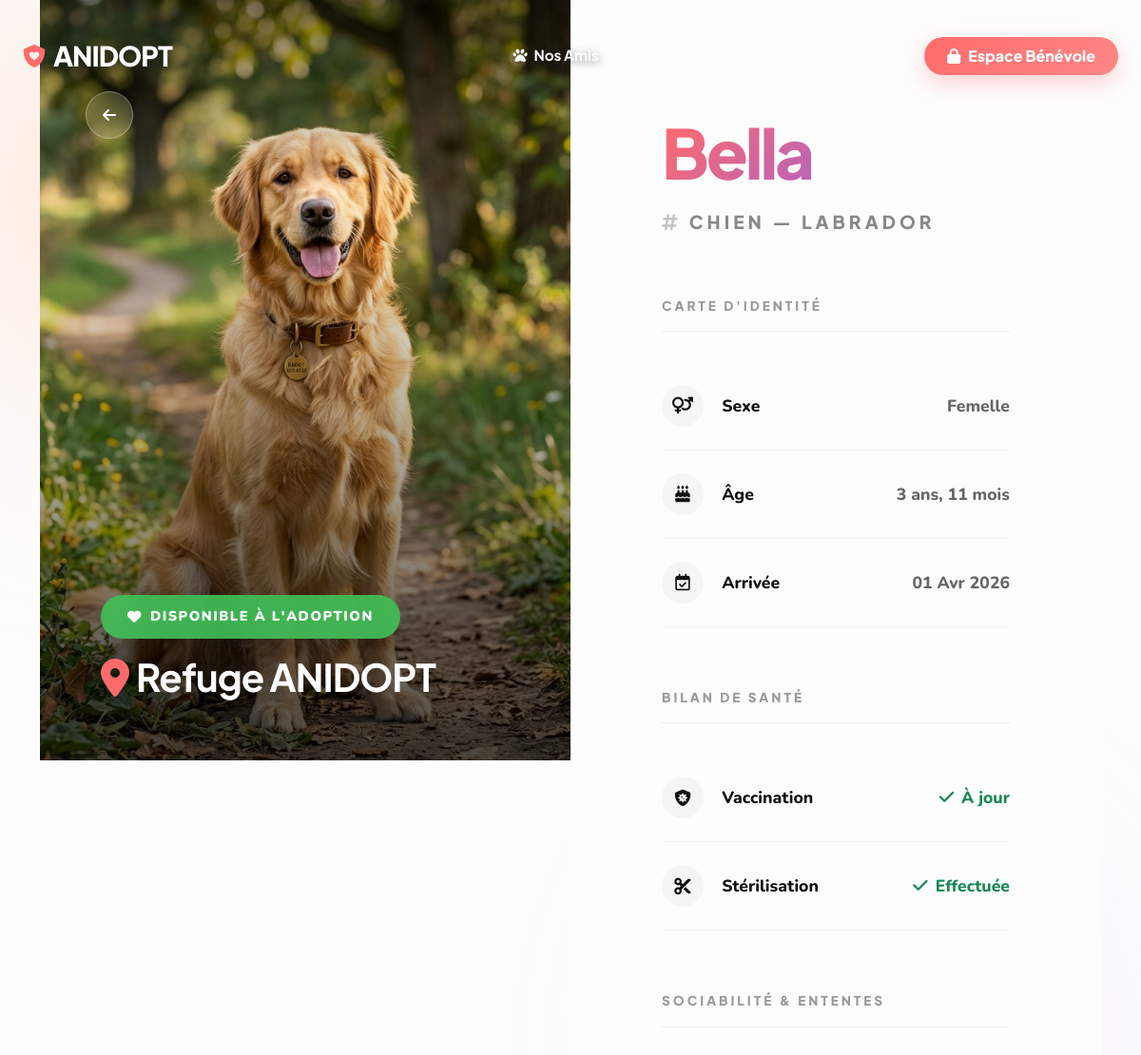
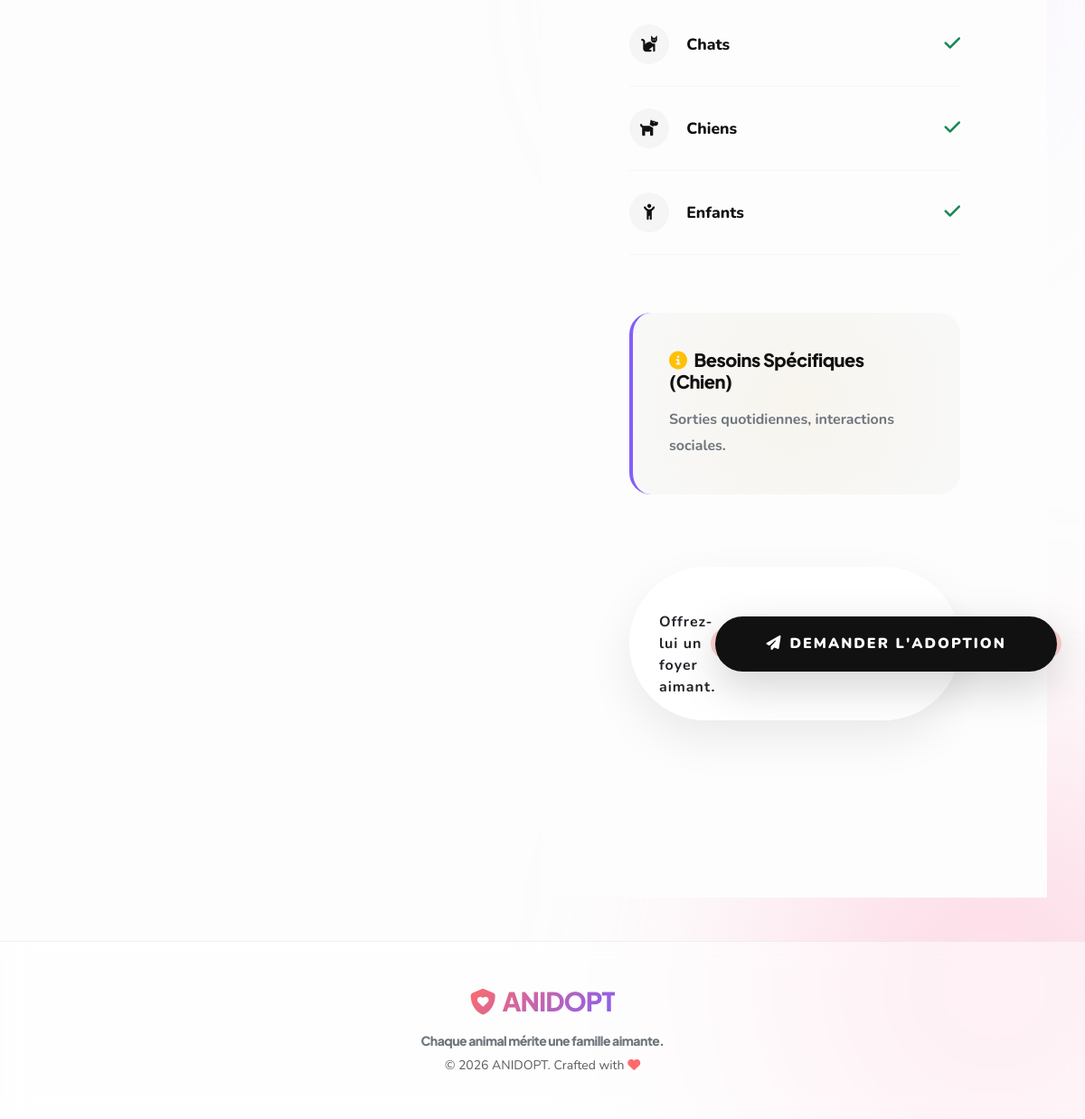
/animal/7/, run on the app's committed database (2 pictures, top to bottom).
### refuge/models.py (models this page shows, shortened)
class Animal(models.Model):
    STATUT_CHOICES = [
        ('Disponible', 'Disponible'),
        ('En soin', 'En soin'),
        ('Adopté', 'Adopté'),
        ('En famille d\'accueil', 'En famille d\'accueil'),
    ]
    SEXE_CHOICES = [
        ('M', 'Mâle'),
        ('F', 'Femelle'),
    ]
    nom = models.CharField(max_length=100, verbose_name="Nom de l'animal")
    espece = models.ForeignKey(Espece, on_delete=models.CASCADE, related_name='animaux', verbose_name="Espèce")
    race = models.CharField(max_length=100, blank=True, verbose_name="Race")
    sexe = models.CharField(max_length=1, choices=SEXE_CHOICES, default='M', verbose_name="Sexe")
    date_naissance_estimee = models.DateField(verbose_name="Date de naissance estimée")
    photo = models.ImageField(upload_to='animaux/', blank=True, null=True, verbose_name="Photo de l'animal")
    vaccine = models.BooleanField(default=False, verbose_name="Vacciné")
    sterilise = models.BooleanField(default=False, verbose_name="Stérilisé")
    compatibilite_chats = models.BooleanField(default=False, verbose_name="Entente Chats")
    compatibilite_chiens = models.BooleanField(default=False, verbose_name="Entente Chiens")
    compatibilite_enfants = models.BooleanField(default=False, verbose_name="Entente Enfants")
    statut = models.CharField(max_length=50, choices=STATUT_CHOICES, default='Disponible', verbose_name="Statut")
    date_arrivee = models.DateField(default=timezone.now, verbose_name="Date d'arrivée")
    class Meta:
        verbose_name_plural = "Animaux"

class Espece(models.Model):
    nom_espece = models.CharField(max_length=100, unique=True, verbose_name="Nom de l'espèce")
    besoins_specifiques = models.TextField(blank=True, verbose_name="Besoins spécifiques")
    def __str__(self):
        return self.nom_espece

### refuge/views.py (the view)
# urls.py: path('animal/<int:pk>/', views.animal_detail, name='animal_detail'),
def animal_detail(request, pk):
    animal = get_object_or_404(Animal, pk=pk)
    return render(request, 'refuge/animal_detail.html', {'animal': animal})

### refuge/templates/refuge/animal_detail.html (shortened to what this page needs)
{% extends 'refuge/base.html' %}
{% block content %}
<div class="editorial-layout">
    <div class="editorial-visual">
        <a href="{% url 'animal_list' %}" class="back-btn-float shadow-lg" title="Retour">
            <i class="fa-solid fa-arrow-left"></i>
        </a>
        {% if animal.photo %}
            <img src="{{ animal.photo.url }}" alt="{{ animal.nom }}" class="editorial-image">
        {% else %}
            <div class="editorial-image d-flex justify-content-center align-items-center" style="background: linear-gradient(135deg, var(--aurora-peach), var(--aurora-lavender));">
                <i class="fa-solid fa-paw" style="font-size: 15rem; color: rgba(255,255,255,0.3);"></i>
            </div>
        {% endif %}
        <div class="editorial-visual-content">
            <div class="mb-3">
                {% if animal.statut == 'Disponible' %}
                    <div class="status-pill status-available"><i class="fa-solid fa-heart me-2"></i>Disponible à l'adoption</div>
                {% elif animal.statut == 'En soin' %}
                    <div class="status-pill status-care"><i class="fa-solid fa-bed me-2"></i>En soin</div>
                {% elif animal.statut == 'Adopté' %}
                    <div class="status-pill status-adopted"><i class="fa-solid fa-house me-2"></i>Adopté</div>
                {% else %}
                    <div class="status-pill status-fa"><i class="fa-solid fa-people-roof me-2"></i>Famille d'accueil</div>
                {% endif %}
            </div>
            <h2 class="fw-bold m-0" style="font-family: 'Plus Jakarta Sans', sans-serif; font-size: 2.5rem; letter-spacing: -1px;">
                <i class="fa-solid fa-location-dot me-2" style="color: var(--primary);"></i>Refuge ANIDOPT
            </h2>
        </div>
    </div>
    <div class="editorial-content">
        <div class="fade-up">
            <h1 class="editorial-title" style="background: linear-gradient(135deg, var(--primary), var(--accent), var(--primary)); background-size: 200% auto; -webkit-background-clip: text; -webkit-text-fill-color: transparent; animation: shine 5s linear infinite; padding-bottom: 10px;">{{ animal.nom }}</h1>
            <span class="editorial-subtitle"><i class="fa-solid fa-hashtag me-2 opacity-50"></i>{{ animal.espece }} {% if animal.race %}— {{ animal.race }}{% endif %}</span>
        </div>
        <div class="info-group fade-up d-1">
            <div class="info-header">Carte d'identité</div>
            <div class="stat-row">
                <div class="stat-label">
                    <div class="stat-icon"><i class="fa-solid fa-venus-mars"></i></div>
                    Sexe
                </div>
                <div class="stat-value">{% if animal.sexe == 'M' %}Mâle{% else %}Femelle{% endif %}</div>
            </div>
            <div class="stat-row">
                <div class="stat-label">
                    <div class="stat-icon"><i class="fa-solid fa-cake-candles"></i></div>
                    Âge
                </div>
                <div class="stat-value">{{ animal.date_naissance_estimee|timesince }}</div>
            </div>
            <div class="stat-row">
                <div class="stat-label">
                    <div class="stat-icon"><i class="fa-regular fa-calendar-check"></i></div>
                    Arrivée
                </div>
                <div class="stat-value">{{ animal.date_arrivee|date:"d M Y" }}</div>
            </div>
        </div>
        <div class="info-group fade-up d-2">
            <div class="info-header">Bilan de Santé</div>
            <div class="stat-row">
                <div class="stat-label">
                    <div class="stat-icon"><i class="fa-solid fa-shield-virus"></i></div>
                    Vaccination
                </div>
                <div class="stat-value">
                    {% if animal.vaccine %}
                        <span class="text-success"><i class="fa-solid fa-check me-2"></i>À jour</span>
                    {% else %}
                        <span class="text-warning"><i class="fa-solid fa-clock me-2"></i>À faire</span>
                    {% endif %}
                </div>
            </div>
            <div class="stat-row">
                <div class="stat-label">
                    <div class="stat-icon"><i class="fa-solid fa-scissors"></i></div>
                    Stérilisation
                </div>
                <div class="stat-value">
                    {% if animal.sterilise %}
                        <span class="text-success"><i class="fa-solid fa-check me-2"></i>Effectuée</span>
                    {% else %}
                        <span class="text-warning"><i class="fa-solid fa-clock me-2"></i>À prévoir</span>
                    {% endif %}
                </div>
            </div>
        </div>
        <div class="info-group fade-up d-3">
            <div class="info-header">Sociabilité & Ententes</div>
            <div class="stat-row">
                <div class="stat-label">
                    <div class="stat-icon"><i class="fa-solid fa-cat"></i></div>
                    Chats
                </div>
                <div class="stat-value">
                    {% if animal.compatibilite_chats %}<i class="fa-solid fa-check text-success fs-5"></i>{% else %}<i class="fa-solid fa-xmark text-muted fs-5"></i>{% endif %}
                </div>
            </div>
            <div class="stat-row">
                <div class="stat-label">
                    <div class="stat-icon"><i class="fa-solid fa-dog"></i></div>
                    Chiens
                </div>
                <div class="stat-value">
                    {% if animal.compatibilite_chiens %}<i class="fa-solid fa-check text-success fs-5"></i>{% else %}<i class="fa-solid fa-xmark text-muted fs-5"></i>{% endif %}
                </div>
            </div>
            <div class="stat-row">
                <div class="stat-label">
                    <div class="stat-icon"><i class="fa-solid fa-child-reaching"></i></div>
                    Enfants
                </div>
                <div class="stat-value">
                    {% if animal.compatibilite_enfants %}<i class="fa-solid fa-check text-success fs-5"></i>{% else %}<i class="fa-solid fa-xmark text-muted fs-5"></i>{% endif %}
                </div>
            </div>
        </div>
        {% if animal.espece.besoins_specifiques %}
        <div class="needs-card fade-up d-3 tilt-card position-relative overflow-hidden" data-tilt data-tilt-max="3" data-tilt-speed="400">
            <div class="bg-blob blob-warning"></div>
            <div style="position: relative; z-index: 1;">
                <h5 class="fw-black mb-3" style="color: #111;"><i class="fa-solid fa-circle-info me-2 text-warning"></i>Besoins Spécifiques ({{ animal.espece.nom_espece }})</h5>
                <p class="mb-0 fw-bold text-secondary" style="line-height: 1.8;">{{ animal.espece.besoins_specifiques }}</p>
            </div>
        </div>
        {% endif %}
        <div class="action-container fade-up d-3 tilt-card" data-tilt data-tilt-max="2" data-tilt-speed="400" data-tilt-perspective="1000">
            <div>
                <p class="mb-0 fw-bold text-dark d-none d-xl-block" style="letter-spacing: 1px;">Offrez-lui un foyer aimant.</p>
            </div>
            <div class="d-flex gap-3 align-items-center">
                <div class="position-relative">
                    <a href="mailto:adoption@anidopt.com?subject=Demande d'adoption pour {{ animal.nom }}" class="btn-editorial position-relative z-1 shadow-lg">
                        <i class="fa-solid fa-paper-plane me-2"></i>Demander l'adoption
                    </a>
                </div>
            </div>
        </div>
        <div style="height: 100px;"></div>
    </div>
</div>
{% endblock content %}

### refuge/static/css/style.css (style rules this page uses)
:root { --bg-base: #FDF8F4; --bg-glass: rgba(255, 255, 255, 0.55); --bg-glass-heavy: rgba(255, 255, 255, 0.72); --aurora-peach: #FFCAB0; --aurora-rose: #FFA9C5; --aurora-lavender: #D5B4FF; --aurora-sky: #A5D8FF; --aurora-mint: #63E6BE; --primary: #FF6B6B; --primary-glow: #FF8787; --primary-light: rgba(255, 107, 107, 0.1); --accent: #845EF7; --accent-light: rgba(132, 94, 247, 0.1); --success: #40C057; --success-light: rgba(64, 192, 87, 0.1); --text-primary: #1A1A2E; --text-secondary: #6B7280; --text-muted: #9CA3AF; --border-glass: rgba(255, 255, 255, 0.9); --shadow-card: 0 8px 32px rgba(0, 0, 0, 0.06); --shadow-hover: 0 20px 48px rgba(255, 107, 107, 0.2); --shadow-float: 0 24px 64px rgba(0, 0, 0, 0.08); --radius-xl: 28px; --radius-lg: 20px; --radius-md: 14px; }
*, *::before, *::after { box-sizing: border-box; }
body { font-family: 'Nunito', sans-serif; background: var(--bg-base); color: var(--text-primary); padding-top: 100px; overflow-x: hidden; min-height: 100vh; -webkit-font-smoothing: antialiased; }
h1, h2, h3, h4, h5, h6, .brand-text, .tech-font { font-family: 'Plus Jakarta Sans', sans-serif; font-weight: 800; letter-spacing: -0.5px; }
.d-1 { animation-delay: 80ms; }
.d-2 { animation-delay: 160ms; }
.d-3 { animation-delay: 240ms; }
.bg-blob { position: absolute; top: -50%; left: -50%; width: 200%; height: 200%; z-index: 0; animation: spin 20s linear infinite; opacity: 0.6; }
.blob-warning { background: radial-gradient(circle, rgba(245, 159, 0, 0.08) 0%, transparent 60%); }
.fw-black { font-weight: 900; }

### data on the page
Animal: photo (picture), nom "Bella", espece "CHIEN", race "LABRADOR", date_naissance_estimee "3 ans, 11 mois", date_arrivee "01 Avr 2026", espece.nom_espece "Chien", espece.besoins_specifiques "Sorties quotidiennes, interactions sociales."
